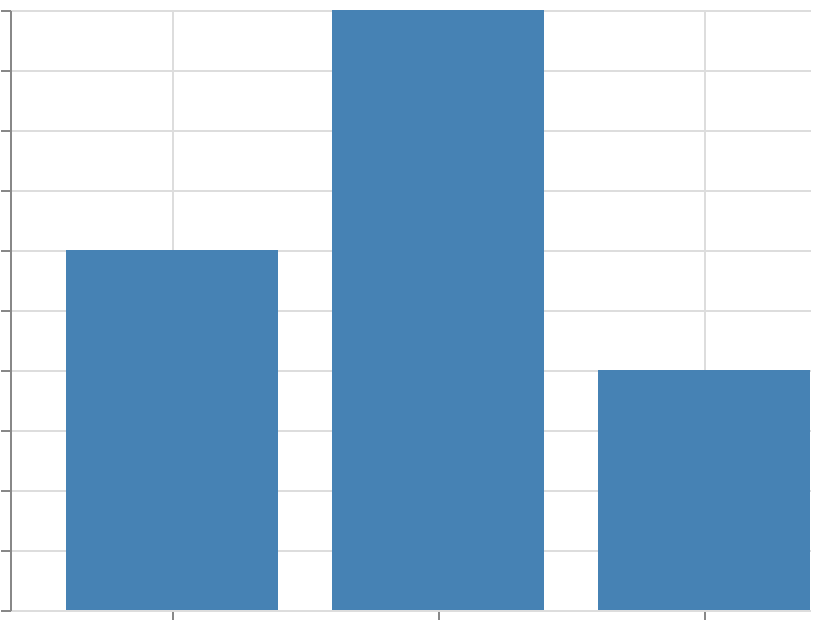

The specification (Vega-Lite) saved for this image:
### Vega specification from a JSON file in a GitHub repository (floating-point values rounded to 4 significant figures)
{"$schema": "https://vega.github.io/schema/vega/v6.json", "width": 400, "height": 300, "padding": 5, "autosize": "none", "data": [{"name": "table", "values": [{"cat": "A", "val": 3}, {"cat": "B", "val": 5}, {"cat": "C", "val": 2}]}], "scales": [{"name": "x", "type": "band", "domain": {"data": "table", "field": "cat", "sort": true}, "range": "width", "align": 1, "paddingInner": 0.2, "paddingOuter": 0.1, "round": true}, {"name": "y", "type": "linear", "domain": {"data": "table", "field": "val"}, "range": [{"signal": "height"}, 0], "zero": true, "nice": true}], "marks": [{"type": "rect", "from": {"data": "table"}, "encode": {"update": {"x": {"scale": "x", "field": "cat"}, "width": {"scale": "x", "band": 1}, "y": {"scale": "y", "field": "val"}, "y2": {"scale": "y", "value": 0}, "fill": {"value": "steelblue"}}}}], "axes": [{"scale": "x", "orient": "bottom", "grid": true, "labels": false}, {"scale": "y", "orient": "left", "grid": true, "labels": false}], "description": "band alignment 1 with a rounded step: the bands sit at the right of the range"}
